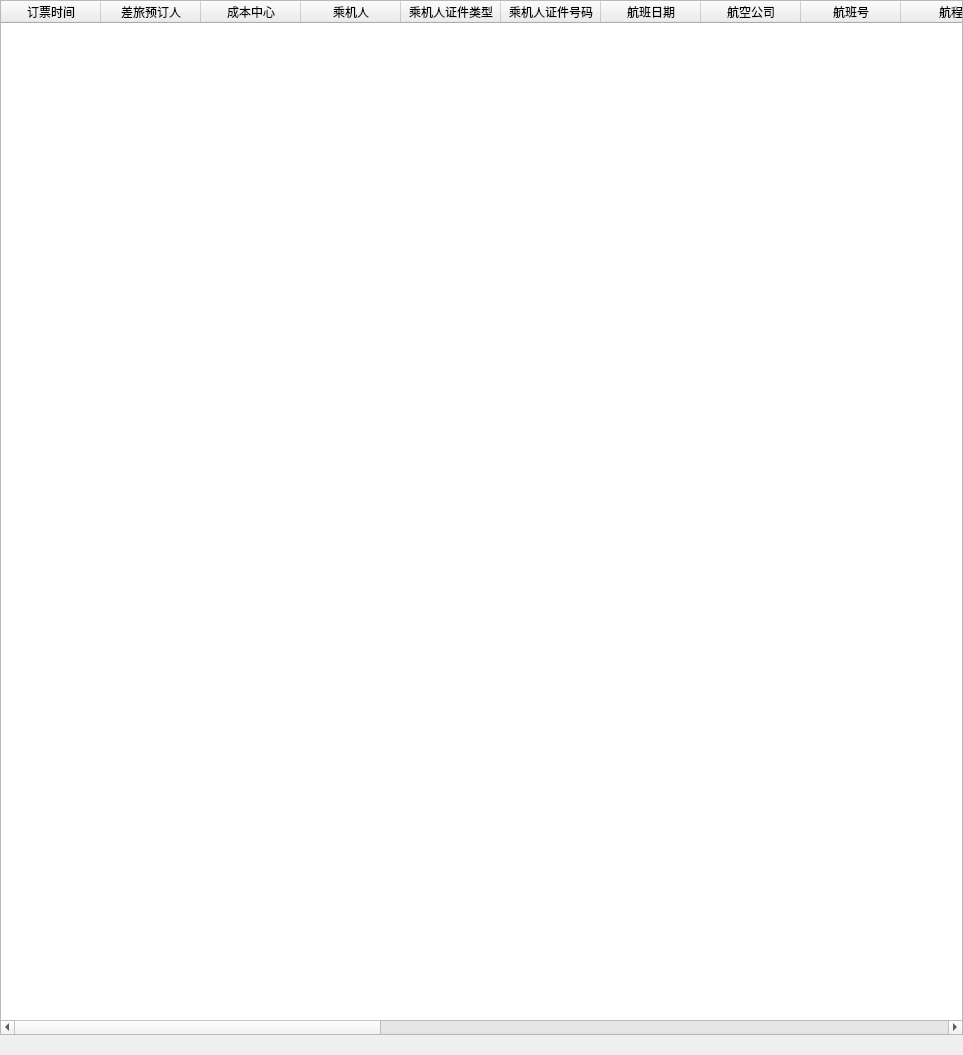
<?xml version="1.0" encoding="UTF-8"?>
<ui version="4.0">
 <class>IndexDialog</class>
 <widget class="QDialog" name="IndexDialog">
  <property name="windowModality">
   <enum>Qt::ApplicationModal</enum>
  </property>
  <property name="geometry">
   <rect>
    <x>0</x>
    <y>0</y>
    <width>963</width>
    <height>1055</height>
   </rect>
  </property>
  <property name="windowTitle">
   <string>账e捷电子报销系统-浏览</string>
  </property>
  <property name="windowIcon">
   <iconset resource="res.qrc">
    <normaloff>:/imag/logo.png</normaloff>:/imag/logo.png</iconset>
  </property>
  <property name="styleSheet">
   <string notr="true">font: 9pt &quot;微软雅黑&quot;;</string>
  </property>
  <layout class="QVBoxLayout" name="verticalLayout">
   <property name="leftMargin">
    <number>0</number>
   </property>
   <property name="topMargin">
    <number>0</number>
   </property>
   <property name="rightMargin">
    <number>0</number>
   </property>
   <property name="bottomMargin">
    <number>20</number>
   </property>
   <item>
    <layout class="QHBoxLayout" name="horizontalLayout_head"/>
   </item>
   <item>
    <widget class="QTableWidget" name="tableWidget">
     <column>
      <property name="text">
       <string>订票时间</string>
      </property>
     </column>
     <column>
      <property name="text">
       <string>差旅预订人</string>
      </property>
     </column>
     <column>
      <property name="text">
       <string>成本中心</string>
      </property>
     </column>
     <column>
      <property name="text">
       <string>乘机人</string>
      </property>
     </column>
     <column>
      <property name="text">
       <string>乘机人证件类型</string>
      </property>
     </column>
     <column>
      <property name="text">
       <string>乘机人证件号码</string>
      </property>
     </column>
     <column>
      <property name="text">
       <string>航班日期</string>
      </property>
     </column>
     <column>
      <property name="text">
       <string>航空公司</string>
      </property>
     </column>
     <column>
      <property name="text">
       <string>航班号</string>
      </property>
     </column>
     <column>
      <property name="text">
       <string>航程</string>
      </property>
     </column>
     <column>
      <property name="text">
       <string>舱位类型</string>
      </property>
     </column>
     <column>
      <property name="text">
       <string>单据类型</string>
      </property>
     </column>
     <column>
      <property name="text">
       <string>销售价</string>
      </property>
     </column>
     <column>
      <property name="text">
       <string>票号</string>
      </property>
     </column>
     <column>
      <property name="text">
       <string>国内国际</string>
      </property>
     </column>
     <column>
      <property name="text">
       <string>机建</string>
      </property>
     </column>
     <column>
      <property name="text">
       <string>购票应收金额</string>
      </property>
     </column>
     <column>
      <property name="text">
       <string>退票手续费</string>
      </property>
     </column>
     <column>
      <property name="text">
       <string>退票应退金额</string>
      </property>
     </column>
     <column>
      <property name="text">
       <string>改签后票号</string>
      </property>
     </column>
     <column>
      <property name="text">
       <string>改签后航班</string>
      </property>
     </column>
     <column>
      <property name="text">
       <string>改签后起飞时间</string>
      </property>
     </column>
     <column>
      <property name="text">
       <string>改签手续费</string>
      </property>
     </column>
    </widget>
   </item>
  </layout>
 </widget>
 <resources>
  <include location="res.qrc"/>
 </resources>
 <connections/>
</ui>
